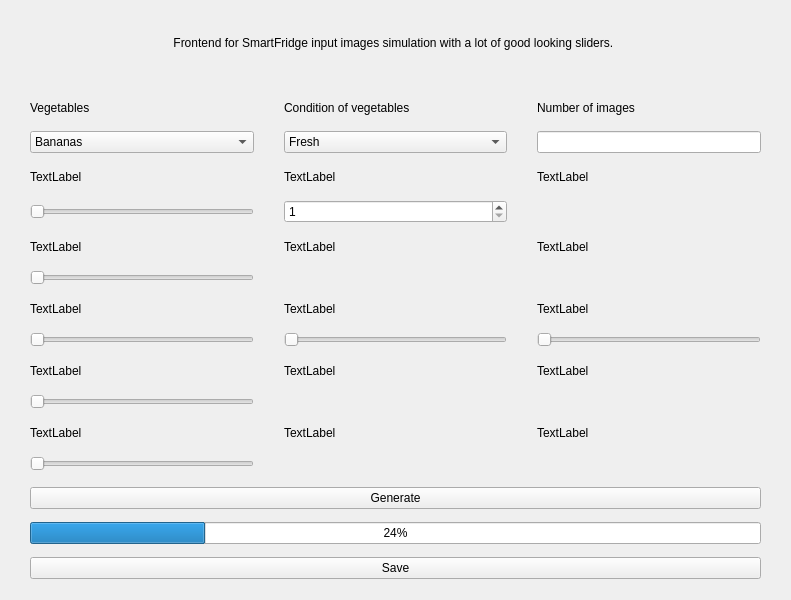
<?xml version="1.0" encoding="UTF-8"?>
<ui version="4.0">
 <class>Form</class>
 <widget class="QWidget" name="Form">
  <property name="enabled">
   <bool>true</bool>
  </property>
  <property name="geometry">
   <rect>
    <x>0</x>
    <y>0</y>
    <width>791</width>
    <height>600</height>
   </rect>
  </property>
  <property name="minimumSize">
   <size>
    <width>791</width>
    <height>600</height>
   </size>
  </property>
  <property name="maximumSize">
   <size>
    <width>792</width>
    <height>600</height>
   </size>
  </property>
  <property name="windowTitle">
   <string>Form</string>
  </property>
  <widget class="QWidget" name="gridLayoutWidget">
   <property name="geometry">
    <rect>
     <x>10</x>
     <y>480</y>
     <width>771</width>
     <height>108</height>
    </rect>
   </property>
   <layout class="QGridLayout" name="gridLayout">
    <property name="leftMargin">
     <number>20</number>
    </property>
    <property name="rightMargin">
     <number>20</number>
    </property>
    <item row="3" column="0">
     <widget class="QPushButton" name="pushButton_2">
      <property name="text">
       <string>Save</string>
      </property>
     </widget>
    </item>
    <item row="2" column="0">
     <widget class="QProgressBar" name="progressBar">
      <property name="value">
       <number>24</number>
      </property>
     </widget>
    </item>
    <item row="1" column="0">
     <widget class="QPushButton" name="pushButton">
      <property name="text">
       <string>Generate</string>
      </property>
     </widget>
    </item>
   </layout>
  </widget>
  <widget class="QWidget" name="gridLayoutWidget_2">
   <property name="geometry">
    <rect>
     <x>10</x>
     <y>90</y>
     <width>771</width>
     <height>381</height>
    </rect>
   </property>
   <layout class="QGridLayout" name="gridLayout_2" rowstretch="0,0,0,0,0,0,0,0,0,0,0,0,0,0" columnstretch="0,0,0">
    <property name="sizeConstraint">
     <enum>QLayout::SetMaximumSize</enum>
    </property>
    <property name="leftMargin">
     <number>20</number>
    </property>
    <property name="rightMargin">
     <number>20</number>
    </property>
    <property name="horizontalSpacing">
     <number>30</number>
    </property>
    <property name="verticalSpacing">
     <number>6</number>
    </property>
    <item row="13" column="0">
     <widget class="QSlider" name="horizontalSlider_2">
      <property name="orientation">
       <enum>Qt::Horizontal</enum>
      </property>
     </widget>
    </item>
    <item row="4" column="0">
     <widget class="QSlider" name="horizontalSlider">
      <property name="orientation">
       <enum>Qt::Horizontal</enum>
      </property>
     </widget>
    </item>
    <item row="12" column="1">
     <widget class="QLabel" name="label_17">
      <property name="text">
       <string>TextLabel</string>
      </property>
     </widget>
    </item>
    <item row="11" column="0">
     <widget class="QSlider" name="horizontalSlider_4">
      <property name="orientation">
       <enum>Qt::Horizontal</enum>
      </property>
     </widget>
    </item>
    <item row="8" column="0">
     <widget class="QSlider" name="horizontalSlider_5">
      <property name="sizePolicy">
       <sizepolicy hsizetype="Expanding" vsizetype="Fixed">
        <horstretch>0</horstretch>
        <verstretch>0</verstretch>
       </sizepolicy>
      </property>
      <property name="orientation">
       <enum>Qt::Horizontal</enum>
      </property>
     </widget>
    </item>
    <item row="8" column="1">
     <widget class="QSlider" name="horizontalSlider_8">
      <property name="orientation">
       <enum>Qt::Horizontal</enum>
      </property>
     </widget>
    </item>
    <item row="8" column="2">
     <widget class="QSlider" name="horizontalSlider_6">
      <property name="sizePolicy">
       <sizepolicy hsizetype="Expanding" vsizetype="Fixed">
        <horstretch>0</horstretch>
        <verstretch>0</verstretch>
       </sizepolicy>
      </property>
      <property name="orientation">
       <enum>Qt::Horizontal</enum>
      </property>
     </widget>
    </item>
    <item row="6" column="0">
     <widget class="QSlider" name="horizontalSlider_7">
      <property name="orientation">
       <enum>Qt::Horizontal</enum>
      </property>
     </widget>
    </item>
    <item row="12" column="0">
     <widget class="QLabel" name="label">
      <property name="text">
       <string>TextLabel</string>
      </property>
     </widget>
    </item>
    <item row="10" column="0">
     <widget class="QLabel" name="label_2">
      <property name="text">
       <string>TextLabel</string>
      </property>
     </widget>
    </item>
    <item row="7" column="0">
     <widget class="QLabel" name="label_3">
      <property name="text">
       <string>TextLabel</string>
      </property>
     </widget>
    </item>
    <item row="5" column="0">
     <widget class="QLabel" name="label_4">
      <property name="text">
       <string>TextLabel</string>
      </property>
     </widget>
    </item>
    <item row="3" column="0">
     <widget class="QLabel" name="label_5">
      <property name="text">
       <string>TextLabel</string>
      </property>
     </widget>
    </item>
    <item row="1" column="0">
     <widget class="QLabel" name="label_6">
      <property name="text">
       <string>Vegetables</string>
      </property>
     </widget>
    </item>
    <item row="1" column="1">
     <widget class="QLabel" name="label_7">
      <property name="text">
       <string>Condition of vegetables</string>
      </property>
     </widget>
    </item>
    <item row="1" column="2">
     <widget class="QLabel" name="label_8">
      <property name="text">
       <string>Number of images</string>
      </property>
     </widget>
    </item>
    <item row="3" column="1">
     <widget class="QLabel" name="label_9">
      <property name="text">
       <string>TextLabel</string>
      </property>
     </widget>
    </item>
    <item row="3" column="2">
     <widget class="QLabel" name="label_10">
      <property name="text">
       <string>TextLabel</string>
      </property>
     </widget>
    </item>
    <item row="5" column="1">
     <widget class="QLabel" name="label_11">
      <property name="text">
       <string>TextLabel</string>
      </property>
     </widget>
    </item>
    <item row="5" column="2">
     <widget class="QLabel" name="label_12">
      <property name="text">
       <string>TextLabel</string>
      </property>
     </widget>
    </item>
    <item row="7" column="1">
     <widget class="QLabel" name="label_13">
      <property name="text">
       <string>TextLabel</string>
      </property>
     </widget>
    </item>
    <item row="7" column="2">
     <widget class="QLabel" name="label_14">
      <property name="text">
       <string>TextLabel</string>
      </property>
     </widget>
    </item>
    <item row="10" column="1">
     <widget class="QLabel" name="label_15">
      <property name="text">
       <string>TextLabel</string>
      </property>
     </widget>
    </item>
    <item row="10" column="2">
     <widget class="QLabel" name="label_16">
      <property name="text">
       <string>TextLabel</string>
      </property>
     </widget>
    </item>
    <item row="12" column="2">
     <widget class="QLabel" name="label_18">
      <property name="text">
       <string>TextLabel</string>
      </property>
     </widget>
    </item>
    <item row="2" column="0">
     <widget class="QComboBox" name="comboBox">
      <item>
       <property name="text">
        <string>Bananas</string>
       </property>
      </item>
      <item>
       <property name="text">
        <string>Tomatoes</string>
       </property>
      </item>
      <item>
       <property name="text">
        <string>Both </string>
       </property>
      </item>
     </widget>
    </item>
    <item row="2" column="1">
     <widget class="QComboBox" name="comboBox_2">
      <item>
       <property name="text">
        <string>Fresh</string>
       </property>
      </item>
      <item>
       <property name="text">
        <string>Rotten</string>
       </property>
      </item>
      <item>
       <property name="text">
        <string>Both</string>
       </property>
      </item>
     </widget>
    </item>
    <item row="4" column="1">
     <widget class="QSpinBox" name="spinBox">
      <property name="minimum">
       <number>1</number>
      </property>
      <property name="maximum">
       <number>900</number>
      </property>
      <property name="singleStep">
       <number>50</number>
      </property>
     </widget>
    </item>
    <item row="2" column="2">
     <widget class="QLineEdit" name="lineEdit"/>
    </item>
   </layout>
  </widget>
  <widget class="QLabel" name="label_19">
   <property name="geometry">
    <rect>
     <x>17</x>
     <y>17</y>
     <width>761</width>
     <height>51</height>
    </rect>
   </property>
   <property name="text">
    <string>                                               Frontend for SmartFridge input images simulation with a lot of good looking sliders.</string>
   </property>
  </widget>
 </widget>
 <resources/>
 <connections/>
</ui>
